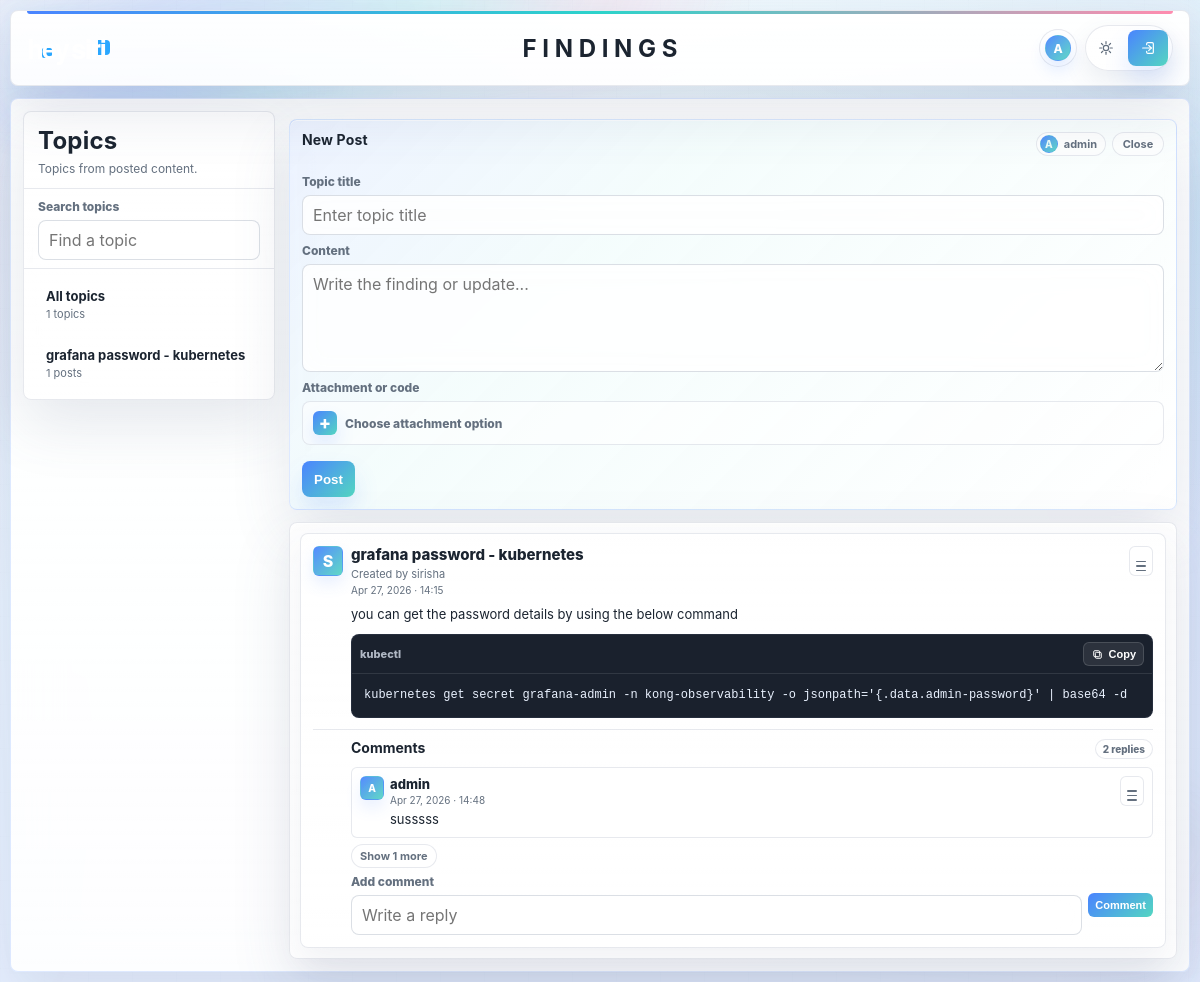
Page /findings/?topic=all (signed in) on the committed database.
### core/models.py (models this page shows, shortened)
class Topic(models.Model):
    name = models.CharField(max_length=255, unique=True)
    overview = models.TextField(blank=True)
    created_by = models.CharField(max_length=100, blank=True)
    created_at = models.DateTimeField(auto_now_add=True)
    class Meta:
        ordering = ["name"]

class FindingComment(models.Model):
    finding = models.ForeignKey(Finding, on_delete=models.CASCADE, related_name="comments")
    content = models.TextField()
    created_by = models.CharField(max_length=100)
    created_at = models.DateTimeField(auto_now_add=True)
    class Meta:
        ordering = ["created_at"]

class Finding(models.Model):
    topic = models.ForeignKey(Topic, on_delete=models.CASCADE, related_name="findings", null=True, blank=True)
    title = models.CharField(max_length=255)
    content = models.TextField()
    created_by = models.CharField(max_length=100)
    created_at = models.DateTimeField(auto_now_add=True)
    file = models.FileField(upload_to='uploads/', null=True, blank=True)
    code_snippet = models.TextField(blank=True)
    code_language = models.CharField(max_length=80, blank=True)

### core/views.py (the view, shortened to what this page needs)
# urls.py: path('findings/', views.findings, name='findings'),
def findings(request):
    user = current_user(request)
    all_topics = Topic.objects.annotate(finding_count=Count("findings")).filter(finding_count__gt=0).order_by("name")
    topic_query = request.GET.get("q", "").strip()
    topics = all_topics.filter(name__icontains=topic_query) if topic_query else all_topics
    selected_topic = None
    topic_id = request.GET.get("topic")
    show_all_topics = topic_id == "all"
    if topic_id and not show_all_topics:
        selected_topic = all_topics.filter(id=topic_id).first()
    if selected_topic is None and not show_all_topics:
        selected_topic = all_topics.first()
    edit_finding = None
    edit_comment = None
    edit_id = request.GET.get("edit")
    if edit_id:
        edit_finding = get_object_or_404(Finding, id=edit_id)
        selected_topic = edit_finding.topic or selected_topic
    edit_comment_id = request.GET.get("edit_comment")
    if edit_comment_id:
        edit_comment = get_object_or_404(FindingComment, id=edit_comment_id)
        selected_topic = edit_comment.finding.topic or selected_topic
        show_all_topics = False
    if show_all_topics:
        findings = Finding.objects.select_related("topic").prefetch_related("comments").order_by("-created_at")
    elif selected_topic:
        findings = Finding.objects.filter(topic=selected_topic).select_related("topic").prefetch_related("comments").order_by("-created_at")
    else:
        findings = Finding.objects.none()
    return render(
        request,
        'findings.html',
        {
            'findings': findings,
            'edit_finding': edit_finding,
            'edit_comment': edit_comment,
            'all_topics': all_topics,
            'topics': topics,
            'topic_query': topic_query,
            'selected_topic': selected_topic,
            'show_all_topics': show_all_topics,
        },
    )

### templates/findings.html (shortened to what this page needs)
{% extends 'base.html' %}
{% block content %}
<div class="findings-layout">
    <aside class="topics-rail">
        <section class="panel rail-shell">
            <div class="rail-head">
                <h2>Topics</h2>
                <p>Topics from posted content.</p>
            </div>
            <form method="GET" class="topic-search">
                <div class="field">
                    <label>Search topics</label>
                    <input name="q" value="{{ topic_query }}" placeholder="Find a topic">
                </div>
            </form>
            <div class="topic-list">
                <a class="topic-link {% if show_all_topics %}active{% endif %}" href="{% url 'findings' %}?topic=all{% if topic_query %}&q={{ topic_query|urlencode }}{% endif %}">
                    <strong>All topics</strong>
                    <span>{{ all_topics|length }} topics</span>
                </a>
                {% for topic in topics %}
                    <a class="topic-link " href="{% url 'findings' %}?topic={{ topic.id }}">
                        <strong>{{ topic.name }}</strong>
                        <span>{{ topic.finding_count|default:topic.findings.count }} posts</span>
                    </a>
                {% empty %}
                    <div class="empty-state">No topics found yet.</div>
                {% endfor %}
            </div>
        </section>
    </aside>
    <main class="thread-column">
        <details class="panel composer-shell thread-panel composer-panel" id="composer" {% if edit_finding %}open{% else %}open{% endif %}>
            <summary class="composer-head">
                <div class="composer-head-main">
                    <h3>{% if edit_finding %}Edit Post{% else %}New Post{% endif %}</h3>
                </div>
                <div class="profile-pill">
                    <span class="inline-user-chip">
                        <span class="inline-user-avatar">{{ request.session.user|default:"T"|slice:":1"|upper }}</span>
                        <span class="inline-user-name">{{ request.session.user|default:"Team member" }}</span>
                    </span>
                    <span class="toggle-button">
                        <span class="toggle-close">Close</span>
                    </span>
                </div>
            </summary>
            <div class="composer-body">
                <form method="POST" enctype="multipart/form-data">
                    <div class="composer-grid">
                        <div class="field">
                            <label>Topic title</label>
                            <input name="topic_name" value="" placeholder="Enter topic title" required>
                        </div>
                        <div class="field">
                            <label>Content</label>
                            <textarea name="content" placeholder="Write the finding or update..." required>{% if edit_finding %}{{ edit_finding.content }}{% endif %}</textarea>
                        </div>
                        <div class="field">
                            <label>Attachment or code</label>
                            <details class="attachment-picker" data-attachment-picker data-initial-mode="{% if edit_finding and edit_finding.file and edit_finding.code_snippet %}both{% elif edit_finding and edit_finding.code_snippet %}code{% elif edit_finding and edit_finding.file %}file{% else %}none{% endif %}" {% if edit_finding and edit_finding.file or edit_finding and edit_finding.code_snippet %}open{% endif %}>
                                <summary class="attachment-trigger">
                                    <span class="plus-mark">+</span>
                                    <span>Choose attachment option</span>
                                </summary>
                            </details>
                        </div>
                    </div>
                    <div class="composer-actions" style="margin-top: 16px;">
                        {% if edit_finding %}
                            <a class="button secondary-button" href="{% url 'findings' %}{% if selected_topic %}?topic={{ selected_topic.id }}{% if topic_query %}&q={{ topic_query|urlencode }}{% endif %}{% elif topic_query %}?q={{ topic_query|urlencode }}{% endif %}#topic-feed">Cancel</a>
                            <button type="submit">Save post</button>
                        {% else %}
                            <button type="submit">Post</button>
                        {% endif %}
                    </div>
                </form>
            </div>
        </details>
        <section class="panel thread-feed" id="topic-feed">
            <div class="message-list">
                {% for f in findings %}
                    <article class="message-card" id="finding-{{ f.id }}">
                        <div class="message-head">
                            <div class="message-head-main">
                                <div class="message-avatar">{{ f.created_by|default:"G"|slice:":1"|upper }}</div>
                                <div class="message-meta">
                                    <p class="message-title">{{ f.topic.name }}</p>
                                    <p class="message-authorline">Created by {{ f.created_by }}</p>
                                    <p class="message-time">{{ f.created_at|date:"M d, Y · H:i" }}</p>
                                </div>
                            </div>
                            <div class="message-tools">
                                <details class="menu">
                                    <summary class="menu-button" aria-label="Post actions">
                                        <span class="menu-icon" aria-hidden="true">
                                            <span></span>
                                            <span></span>
                                            <span></span>
                                        </span>
                                    </summary>
                                </details>
                            </div>
                        </div>
                        <div class="message-body">
                            <p class="message-content">{{ f.content }}</p>
                            {% if f.code_snippet %}
                                <div class="code-card">
                                    <div class="code-card-head">
                                        <span>{{ f.code_language|default:"Code" }}</span>
                                        <button type="button" class="copy-code-button" data-copy-code>
                                            <svg class="copy-icon" viewBox="0 0 24 24" aria-hidden="true">
                                                <rect x="8" y="8" width="11" height="11"></rect>
                                                <rect x="5" y="5" width="11" height="11"></rect>
                                            </svg>
                                            <span>Copy</span>
                                        </button>
                                    </div>
                                    <pre><code>{{ f.code_snippet }}</code></pre>
                                </div>
                            {% endif %}
                        </div>
                        <div class="comments-wrap">
                            <div class="comments-head">
                                <h4>Comments</h4>
                                <span class="pill">{{ f.comments.count }} replies</span>
                            </div>
                            {% with first_comment=f.comments.all|first remaining_comments=f.comments.all|slice:"1:" %}
                                {% if first_comment %}
                                    <div class="comments-list">
                                        <div class="comment-item">
                                            <div class="comment-avatar">{{ first_comment.created_by|default:"G"|slice:":1"|upper }}</div>
                                            <div class="comment-block">
                                                <div class="comment-topline">
                                                    <div class="comment-meta">
                                                        <p class="comment-author">{{ first_comment.created_by }}</p>
                                                        <p class="comment-time">{{ first_comment.created_at|date:"M d, Y · H:i" }}</p>
                                                    </div>
                                                    <div class="comment-actions">
                                                        <details class="menu">
                                                            <summary class="menu-button" aria-label="Comment actions">
                                                                <span class="menu-icon" aria-hidden="true">
                                                                    <span></span>
                                                                    <span></span>
                                                                    <span></span>
                                                                </span>
                                                            </summary>
                                                        </details>
                                                    </div>
                                                </div>
                                                {% if edit_comment and edit_comment.id == first_comment.id %}
                                                    <form method="POST" class="comment-form">
                                                        {% csrf_token %}
                                                        <input type="hidden" name="action" value="update_comment">
                                                        <input type="hidden" name="comment_id" value="{{ first_comment.id }}">
                                                        <input type="hidden" name="q" value="{{ topic_query }}">
                                                        <div class="field" style="flex: 1 1 220px; margin: 0;">
                                                            <label>Edit comment</label>
                                                            <input name="comment_content" value="{{ first_comment.content }}">
                                                        </div>
                                                        <button type="submit" class="mini-button">Save</button>
                                                        <a class="button secondary-button mini-button" href="{% url 'findings' %}?topic={% if show_all_topics %}all{% else %}{{ f.topic_id }}{% endif %}{% if topic_query %}&q={{ topic_query|urlencode }}{% endif %}#finding-{{ f.id }}">Cancel</a>
                                                    </form>
                                                {% else %}
                                                    <p class="comment-content">{{ first_comment.content }}</p>
                                                {% endif %}
                                            </div>
                                        </div>
                                    </div>
                                    {% if remaining_comments %}
                                        <details class="comments-more" {% if edit_comment and edit_comment.finding_id == f.id and edit_comment.id != first_comment.id %}open{% endif %}>
                                            <summary class="comments-toggle">
                                                <span class="toggle-show">Show {{ f.comments.count|add:"-1" }} more</span>
                                            </summary>
                                        </details>
                                    {% endif %}
                                {% else %}
                                    <div class="empty-state">No comments yet.</div>
                                {% endif %}
                            {% endwith %}
                            <form method="POST" class="comment-form">
                                <div class="field" style="flex: 1 1 220px; margin: 0;">
                                    <label>Add comment</label>
                                    <input name="comment_content" placeholder="Write a reply">
                                </div>
                                <button type="submit" class="mini-button">Comment</button>
                            </form>
                        </div>
                    </article>
                {% empty %}
                    <div class="empty-state">No posts yet for this topic.</div>
                {% endfor %}
            </div>
        </section>
    </main>
</div>
{% endblock %}

### rows in the picture
Topic: name "grafana password - kubernetes", finding_count "1"
FindingComment: session.user "admin"
Finding: created_by "S", topic.name "grafana password - kubernetes", created_by "sirisha", created_at "Apr 27, 2026 · 14:15", content "you can get the password details by using the below command", code_language "kubectl", code_snippet "kubernetes get secret grafana-admin -n kong-observability -o jsonpath='{.data.admin-password}' | base64 -d", comments.count "2", comments.created_by "A", comments.created_by "admin", comments.created_at "Apr 27, 2026 · 14:48", comments.content "susssss", comments.count|add "1"

### other values in the picture
{{ request.session.user|default:"T"|slice:":1"|upper }} "A"
{{ all_topics|length }} "1"
